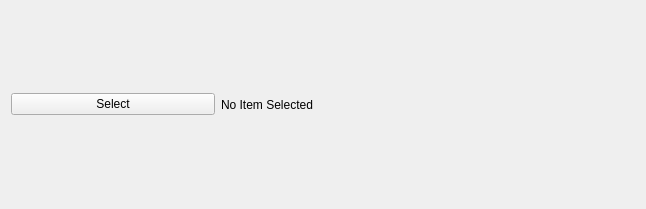
<?xml version="1.0" encoding="UTF-8"?>
<ui version="4.0">
 <class>SelectorWidget</class>
 <widget class="QWidget" name="SelectorWidget">
  <property name="geometry">
   <rect>
    <x>0</x>
    <y>0</y>
    <width>646</width>
    <height>209</height>
   </rect>
  </property>
  <property name="sizePolicy">
   <sizepolicy hsizetype="Minimum" vsizetype="Minimum">
    <horstretch>0</horstretch>
    <verstretch>0</verstretch>
   </sizepolicy>
  </property>
  <property name="windowTitle">
   <string>selectorWidget</string>
  </property>
  <layout class="QHBoxLayout" name="horizontalLayout">
   <item>
    <widget class="QPushButton" name="selectorButton">
     <property name="text">
      <string>Select</string>
     </property>
    </widget>
   </item>
   <item>
    <widget class="QLabel" name="selectionLabel">
     <property name="text">
      <string>No Item Selected</string>
     </property>
    </widget>
   </item>
   <item>
    <widget class="ExpandingLabelWidget" name="extraDescriptionLabel" native="true"/>
   </item>
  </layout>
 </widget>
 <customwidgets>
  <customwidget>
   <class>ExpandingLabelWidget</class>
   <extends>QWidget</extends>
   <header>..util.qtUtil</header>
   <container>1</container>
  </customwidget>
 </customwidgets>
 <resources/>
 <connections/>
</ui>
